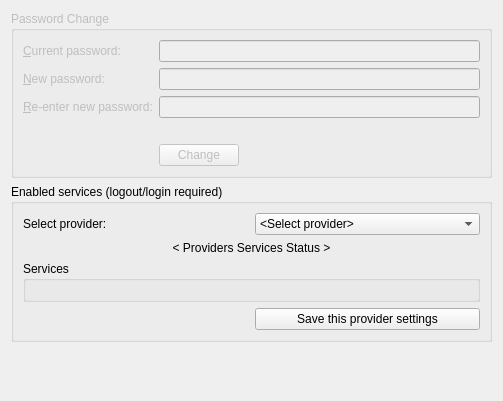
<?xml version="1.0" encoding="UTF-8"?>
<ui version="4.0">
 <class>Preferences</class>
 <widget class="QDialog" name="Preferences">
  <property name="geometry">
   <rect>
    <x>0</x>
    <y>0</y>
    <width>503</width>
    <height>401</height>
   </rect>
  </property>
  <property name="windowTitle">
   <string>Preferences</string>
  </property>
  <property name="windowIcon">
   <iconset resource="../../../../../data/resources/mainwindow.qrc">
    <normaloff>:/images/mask-icon.png</normaloff>:/images/mask-icon.png</iconset>
  </property>
  <layout class="QGridLayout" name="gridLayout_3">
   <item row="4" column="0">
    <spacer name="verticalSpacer">
     <property name="orientation">
      <enum>Qt::Vertical</enum>
     </property>
     <property name="sizeHint" stdset="0">
      <size>
       <width>20</width>
       <height>40</height>
      </size>
     </property>
    </spacer>
   </item>
   <item row="0" column="0">
    <widget class="QGroupBox" name="gbPasswordChange">
     <property name="enabled">
      <bool>false</bool>
     </property>
     <property name="title">
      <string>Password Change</string>
     </property>
     <layout class="QFormLayout" name="formLayout">
      <property name="fieldGrowthPolicy">
       <enum>QFormLayout::ExpandingFieldsGrow</enum>
      </property>
      <item row="0" column="0">
       <widget class="QLabel" name="lblCurrentPassword">
        <property name="text">
         <string>&amp;Current password:</string>
        </property>
        <property name="buddy">
         <cstring>leCurrentPassword</cstring>
        </property>
       </widget>
      </item>
      <item row="0" column="1">
       <widget class="QLineEdit" name="leCurrentPassword">
        <property name="echoMode">
         <enum>QLineEdit::Password</enum>
        </property>
       </widget>
      </item>
      <item row="1" column="0">
       <widget class="QLabel" name="lblNewPassword">
        <property name="text">
         <string>&amp;New password:</string>
        </property>
        <property name="buddy">
         <cstring>leNewPassword</cstring>
        </property>
       </widget>
      </item>
      <item row="1" column="1">
       <widget class="QLineEdit" name="leNewPassword">
        <property name="echoMode">
         <enum>QLineEdit::Password</enum>
        </property>
       </widget>
      </item>
      <item row="2" column="0">
       <widget class="QLabel" name="lblNewPassword2">
        <property name="text">
         <string>&amp;Re-enter new password:</string>
        </property>
        <property name="buddy">
         <cstring>leNewPassword2</cstring>
        </property>
       </widget>
      </item>
      <item row="2" column="1">
       <widget class="QLineEdit" name="leNewPassword2">
        <property name="echoMode">
         <enum>QLineEdit::Password</enum>
        </property>
       </widget>
      </item>
      <item row="4" column="1">
       <widget class="QPushButton" name="pbChangePassword">
        <property name="text">
         <string>Change</string>
        </property>
       </widget>
      </item>
      <item row="3" column="0" colspan="2">
       <widget class="QLabel" name="lblPasswordChangeStatus">
        <property name="text">
         <string>&lt;Password change status&gt;</string>
        </property>
        <property name="alignment">
         <set>Qt::AlignCenter</set>
        </property>
       </widget>
      </item>
     </layout>
    </widget>
   </item>
   <item row="3" column="0">
    <widget class="QGroupBox" name="gbEnabledServices">
     <property name="title">
      <string>Enabled services (logout/login required)</string>
     </property>
     <layout class="QGridLayout" name="gridLayout_2">
      <item row="3" column="1">
       <widget class="QPushButton" name="pbSaveServices">
        <property name="text">
         <string>Save this provider settings</string>
        </property>
       </widget>
      </item>
      <item row="2" column="0" colspan="2">
       <widget class="QGroupBox" name="gbServices">
        <property name="title">
         <string>Services</string>
        </property>
        <property name="flat">
         <bool>false</bool>
        </property>
        <layout class="QGridLayout" name="gridLayout_4">
         <item row="0" column="0">
          <layout class="QVBoxLayout" name="vlServices"/>
         </item>
        </layout>
       </widget>
      </item>
      <item row="0" column="1">
       <widget class="QComboBox" name="cbProvidersServices">
        <item>
         <property name="text">
          <string>&lt;Select provider&gt;</string>
         </property>
        </item>
       </widget>
      </item>
      <item row="0" column="0">
       <widget class="QLabel" name="label_2">
        <property name="text">
         <string>Select provider:</string>
        </property>
       </widget>
      </item>
      <item row="1" column="0" colspan="2">
       <widget class="QLabel" name="lblProvidersServicesStatus">
        <property name="text">
         <string>&lt; Providers Services Status &gt;</string>
        </property>
        <property name="alignment">
         <set>Qt::AlignCenter</set>
        </property>
       </widget>
      </item>
     </layout>
    </widget>
   </item>
  </layout>
 </widget>
 <resources>
  <include location="../../../../../data/resources/mainwindow.qrc"/>
 </resources>
 <connections/>
</ui>
